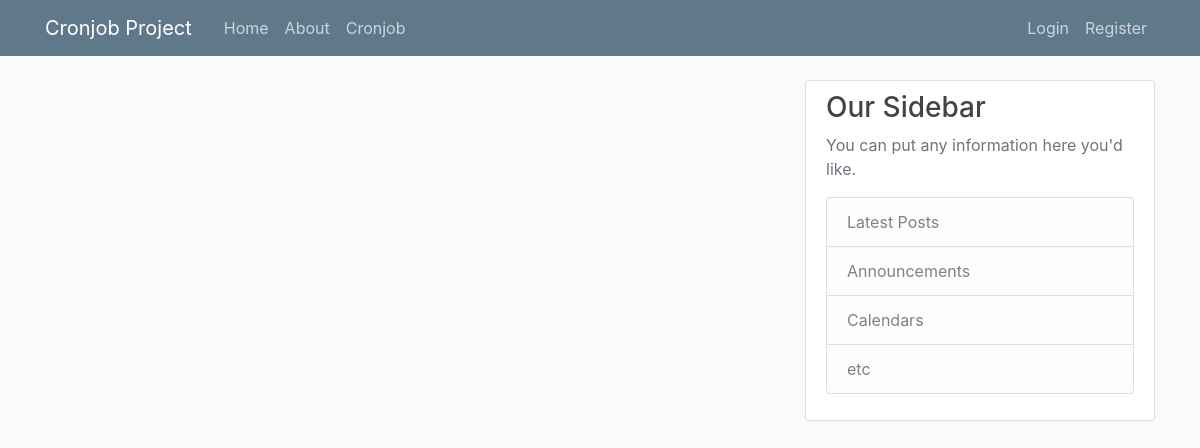
Before: / with the older database file.
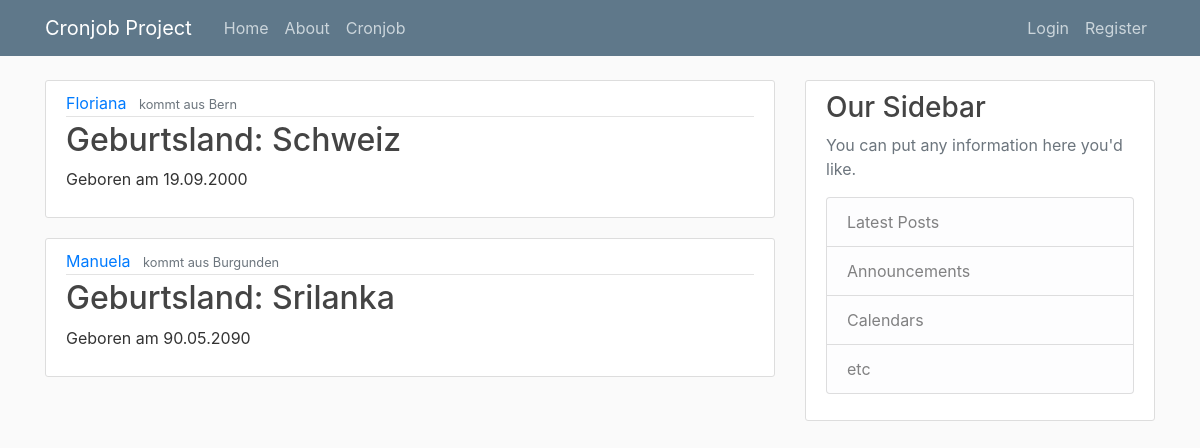
After: the same page with the newer database file.
### my_app/models.py (models this page shows, shortened)
class Friend(models.Model):
    user = models.ForeignKey(User, on_delete=models.CASCADE, default='1')
    person = models.CharField(max_length=128, null=False, default='')
    lives = models.CharField(max_length=128, null=False, default='')
    land = models.CharField(max_length=128, null=False, default='')
    added = models.DateTimeField(default=timezone.now)
    birthdate = models.CharField(max_length=128, null=False, default='')

### my_app/views.py (the view)
# urls.py: 2. Add a URL to urlpatterns:  path('', views.home, name='home')
def home(request):
    context = {
        'friends': Friend.objects.all()
    }
    return render(request, 'cronjobtemplates/home.html', context)

### my_app/templates/cronjobtemplates/home.html
{% extends "cronjobtemplates/base.html" %}
{% block content %}
{% for friend in friends %}
    <article class="media content-section">
      <div class="media-body">
        <div class="article-metadata">
          <a class="mr-2" href="#">{{ friend.person }}</a>
          <small class="text-muted">kommt aus {{ friend.lives }}</small>
        </div>
        <h2><a class="article-title" href="#">Geburtsland: {{ friend.land }}</a></h2>
        <p class="article-content">Geboren am {{ friend.birthdate }}</p>
      </div>
    </article>
{% endfor %}
{% endblock content %}

### my_app/templates/cronjobtemplates/base.html (shortened to what this page needs)
{% load static %}
<!doctype html>
<html lang="en">
<head>
    <link rel="stylesheet" href="https://maxcdn.bootstrapcdn.com/bootstrap/4.0.0/css/bootstrap.min.css"
>
    <link rel="stylesheet" type="text/css" href="{% static 'main.css' %}">
</head>
<body>
    <header class="site-header">
      <nav class="navbar navbar-expand-md navbar-dark bg-steel fixed-top">
        <div class="container">
          <a class="navbar-brand mr-4" href="{% url 'cronjob-home' %}">Cronjob Project</a>
          <div class="collapse navbar-collapse" id="navbarToggle">
            <div class="navbar-nav mr-auto">
              <a class="nav-item nav-link" href="{% url 'cronjob-home' %}">Home</a>
              <a class="nav-item nav-link" href="{% url 'cronjob-about' %}">About</a>
                <a class="nav-item nav-link" href="/Cronjob">Cronjob</a>
            </div>
            <div class="navbar-nav">
                {% if user.is_authenticated %}
                <a class="nav-item nav-link" href="{% url 'profile' %}">Profile</a>
                <a class="nav-item nav-link" href="{% url 'logout' %}">Logout</a>
                {% else %}
              <a class="nav-item nav-link" href="{% url 'login' %}">Login</a>
              <a class="nav-item nav-link" href="{% url 'register' %}">Register</a>
                {% endif %}
            </div>
          </div>
        </div>
      </nav>
    </header>
    <main role="main" class="container">
      <div class="row">
        <div class="col-md-8">
          {% block content %}{% endblock %}
        </div>
        <div class="col-md-4">
          <div class="content-section">
            <h3>Our Sidebar</h3>
            <p class='text-muted'>You can put any information here you'd like.
              <ul class="list-group">
                <li class="list-group-item list-group-item-light">Latest Posts</li>
                <li class="list-group-item list-group-item-light">Announcements</li>
                <li class="list-group-item list-group-item-light">Calendars</li>
                <li class="list-group-item list-group-item-light">etc</li>
              </ul>
            </p>
          </div>
        </div>
      </div>
    </main>
  </body>
</body>
</html>

### static/main.css (style rules this page uses)
body { background: #fafafa; color: #333333; margin-top: 5rem; }
h1, h2, h3, h4, h5, h6 { color: #444444; }
ul { margin: 0; }
.bg-steel { background-color: #5f788a; }
.site-header .navbar-nav .nav-link { color: #cbd5db; }
.content-section { background: #ffffff; padding: 10px 20px; border: 1px solid #dddddd; border-radius: 3px; margin-bottom: 20px; }
.article-title { color: #444444; }
.article-content { white-space: pre-line; }
.article-metadata { padding-bottom: 1px; margin-bottom: 4px; border-bottom: 1px solid #e3e3e3 }

Changed rows visible on the page:
added Friend: person "Floriana", lives "Bern", land "Schweiz", birthdate "19.09.2000"
added Friend: person "Manuela", lives "Burgunden", land "Srilanka", birthdate "90.05.2090"
